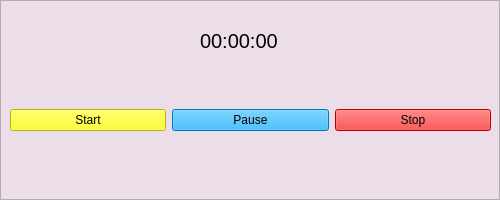
<?xml version="1.0" encoding="UTF-8"?>
<ui version="4.0">
 <class>MainWindow</class>
 <widget class="QMainWindow" name="MainWindow">
  <property name="geometry">
   <rect>
    <x>0</x>
    <y>0</y>
    <width>500</width>
    <height>200</height>
   </rect>
  </property>
  <property name="minimumSize">
   <size>
    <width>500</width>
    <height>200</height>
   </size>
  </property>
  <property name="maximumSize">
   <size>
    <width>500</width>
    <height>200</height>
   </size>
  </property>
  <property name="windowTitle">
   <string>MainWindow</string>
  </property>
  <widget class="QWidget" name="centralwidget">
   <property name="minimumSize">
    <size>
     <width>500</width>
     <height>200</height>
    </size>
   </property>
   <property name="maximumSize">
    <size>
     <width>500</width>
     <height>200</height>
    </size>
   </property>
   <widget class="QFrame" name="frame">
    <property name="enabled">
     <bool>true</bool>
    </property>
    <property name="geometry">
     <rect>
      <x>0</x>
      <y>0</y>
      <width>500</width>
      <height>200</height>
     </rect>
    </property>
    <property name="sizePolicy">
     <sizepolicy hsizetype="Maximum" vsizetype="Maximum">
      <horstretch>0</horstretch>
      <verstretch>0</verstretch>
     </sizepolicy>
    </property>
    <property name="minimumSize">
     <size>
      <width>500</width>
      <height>200</height>
     </size>
    </property>
    <property name="maximumSize">
     <size>
      <width>500</width>
      <height>200</height>
     </size>
    </property>
    <property name="styleSheet">
     <string notr="true">background-color: rgb(235, 222, 232);</string>
    </property>
    <property name="frameShape">
     <enum>QFrame::StyledPanel</enum>
    </property>
    <property name="frameShadow">
     <enum>QFrame::Raised</enum>
    </property>
    <widget class="QWidget" name="horizontalLayoutWidget">
     <property name="geometry">
      <rect>
       <x>10</x>
       <y>70</y>
       <width>481</width>
       <height>101</height>
      </rect>
     </property>
     <layout class="QHBoxLayout" name="horizontalLayout">
      <property name="sizeConstraint">
       <enum>QLayout::SetMinimumSize</enum>
      </property>
      <item>
       <widget class="QPushButton" name="startBtn">
        <property name="styleSheet">
         <string notr="true">background-color: rgb(255, 255, 0);</string>
        </property>
        <property name="text">
         <string>Start</string>
        </property>
       </widget>
      </item>
      <item>
       <widget class="QPushButton" name="pauseResumeBtn">
        <property name="styleSheet">
         <string notr="true">background-color: rgb(0, 170, 255);</string>
        </property>
        <property name="text">
         <string>Pause</string>
        </property>
       </widget>
      </item>
      <item>
       <widget class="QPushButton" name="stopBtn">
        <property name="styleSheet">
         <string notr="true">background-color: rgb(255, 0, 0);</string>
        </property>
        <property name="text">
         <string>Stop</string>
        </property>
       </widget>
      </item>
     </layout>
    </widget>
    <widget class="QLabel" name="timerText">
     <property name="geometry">
      <rect>
       <x>200</x>
       <y>30</y>
       <width>121</width>
       <height>21</height>
      </rect>
     </property>
     <property name="font">
      <font>
       <pointsize>15</pointsize>
      </font>
     </property>
     <property name="text">
      <string>00:00:00</string>
     </property>
    </widget>
   </widget>
  </widget>
 </widget>
 <resources/>
 <connections/>
</ui>
